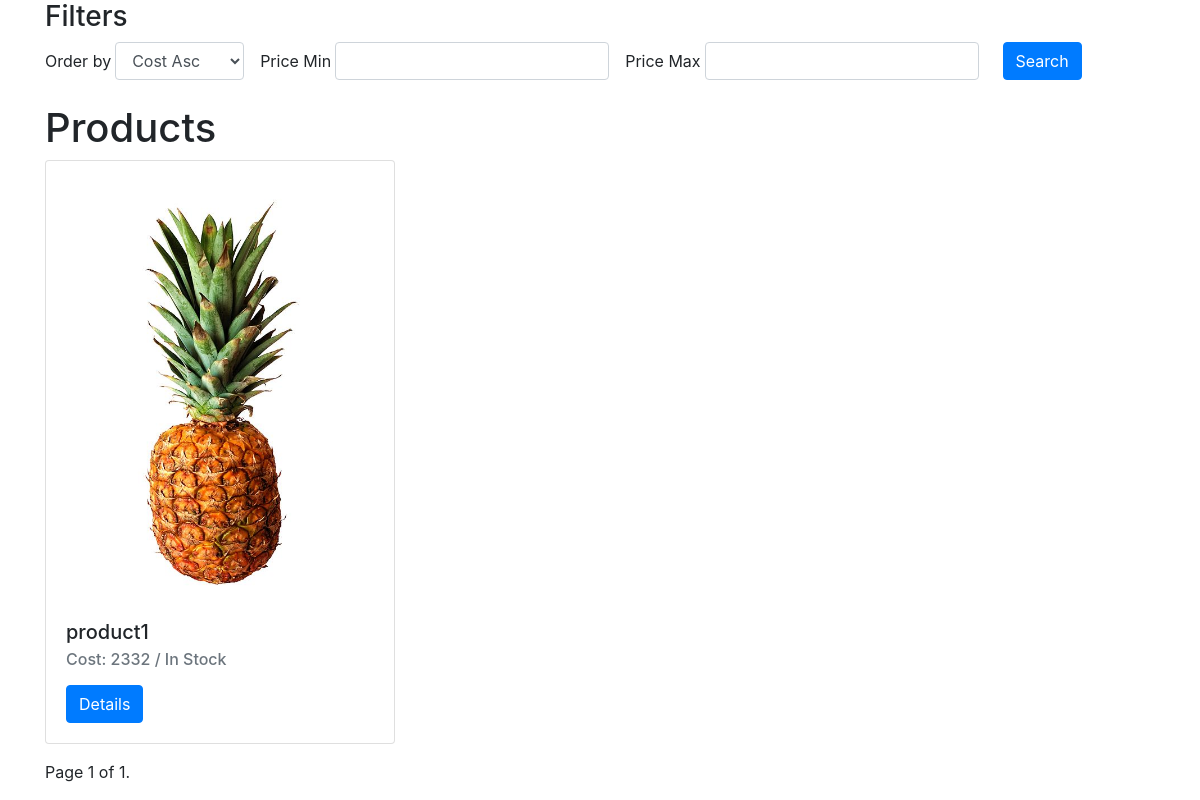
Before: /?page=2 with the older database file.
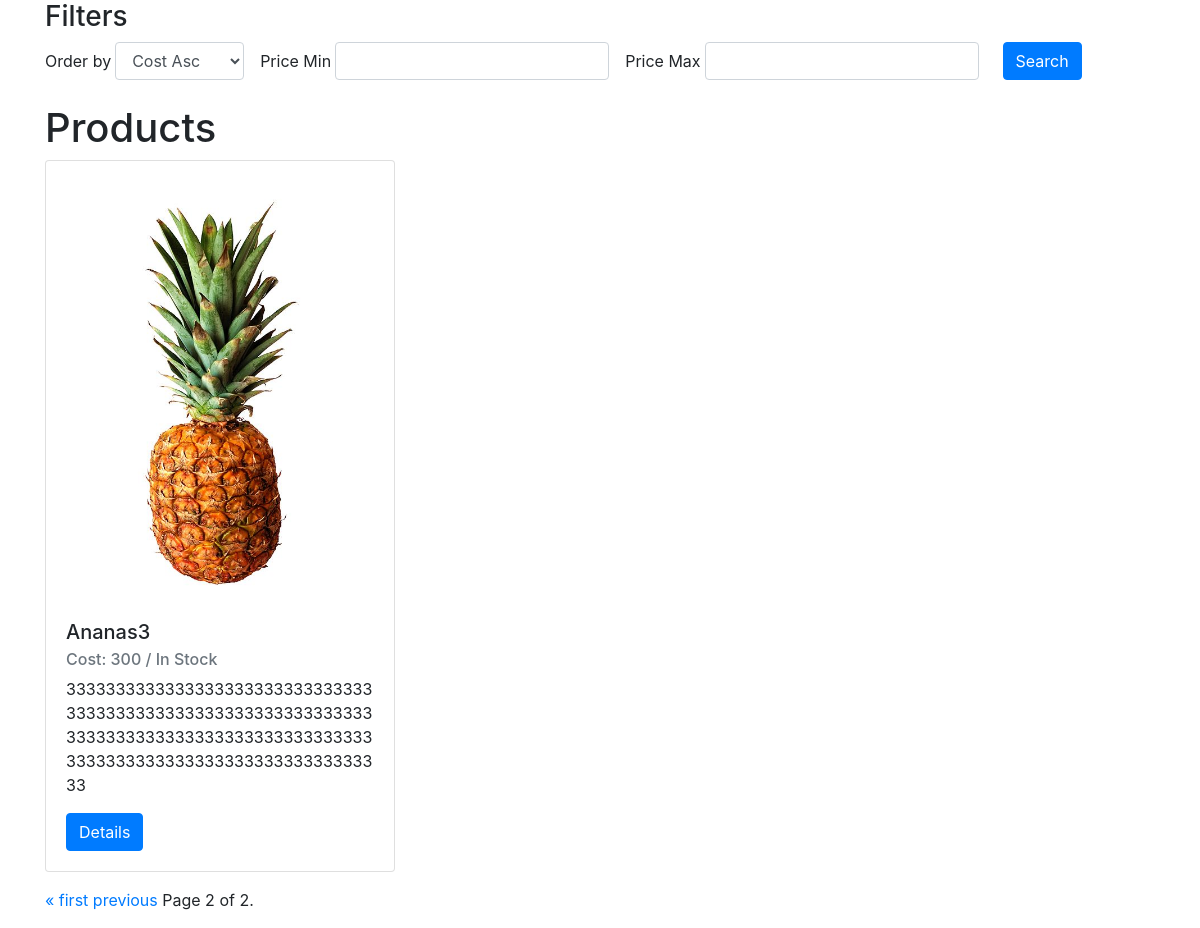
After: the same page with the newer database file.
### shop/models.py (models this page shows)
class Product(models.Model):
    title = models.CharField(max_length=200)
    cost = models.IntegerField()
    image = models.ImageField(null=True, blank=True)
    status = models.CharField(
        max_length=100, choices=STATUS_CHOICES, default="IN_STOCK"
    )
    description = models.TextField(default="")

### shop/views.py (the view, shortened to what this page needs)
# urls.py: path('', products_view, name='products_view'),
def products_view(request):
    products = Product.objects.all()
    filters_form = ProductFiltersForm(request.GET)
    if filters_form.is_valid():
        if filters_form.cleaned_data["cost__gt"]:
            products = products.filter(cost__gt=filters_form.cleaned_data["cost__gt"])
        if filters_form.cleaned_data["cost__lt"]:
            products = products.filter(cost__lt=filters_form.cleaned_data["cost__lt"])
    paginator = Paginator(products, 2)
    page_number = request.GET.get('page')
    products = paginator.get_page(page_number)
    return render(
        request,
        "products/list.html",
        {"products": products, "filters_form": filters_form},
    )

### shop/forms.py
class ProductFiltersForm(forms.Form):
    order_by = forms.ChoiceField(
        choices=ORDER_BY_CHOICES,
        widget=forms.Select(attrs={"class": "ml-1 mr-3"}),
        required=False,
    )
    cost__gt = forms.IntegerField(
        min_value=0,
        label="Price Min",
        widget=forms.TextInput(attrs={"class": "ml-1 mr-3"}),
        required=False,
    )
    cost__lt = forms.IntegerField(
        min_value=0,
        label="Price Max",
        widget=forms.TextInput(attrs={"class": "ml-1 mr-3"}),
        required=False,
    )

### templates/products/list.html (shortened to what this page needs)
{% extends "base.html" %}
{% load static crispy_forms_tags %}
{% block content %}
    <div id="products">
        <div class="filters-form mb-4">
            <h3>Filters</h3>
            <form class="form-inline">
                {{ filters_form|crispy }}
                <button type="submit" class="save btn btn-primary mx-2">Search</button>
            </form>
        </div>
        <div class="products">
            <h1>Products</h1>
            <div class="row">
                {% for product in products %}
                    <div class="col-4">
                        {% include "products/item.html" %}
                    </div>
                {% endfor %}
            </div>
        </div>
        <div class="pagination my-3">
        <span class="step-links">
          {% if products.has_previous %}
              <a href="?page=1">&laquo; first</a>
              <a href="?page={{ products.previous_page_number }}">previous</a>
          {% endif %}
            <span class="current">
                Page {{ products.number }} of {{ products.paginator.num_pages }}.
            </span>
          </span>
        </div>
    </div>
{% endblock %}

### templates/base.html (shortened to what this page needs)
<!DOCTYPE html>
<html lang="en">
<head>
    <link rel="stylesheet" href="https://cdn.jsdelivr.net/npm/bootstrap@4.6.0/dist/css/bootstrap.min.css"
>
</head>
<body>
<div class="container">
    {% block content %}{% endblock %}
</div>
</body>
</html>

### templates/products/item.html
<div class="card">
    <div class="card-body">
        <img class="card-img-top mb-2" src="{{ product.image.url }}" alt="{{ product.title }}">
        <h5 class="card-title">{{ product.title }}</h5>
        <h6 class="card-subtitle mb-2 text-muted">Cost: {{ product.cost }} / {{ product.get_status_display }}</h6>
        <p class="card-text">{{ product.description }}</p>
        <a href="#" class="btn btn-primary">Details</a>
    </div>
</div>

Changed rows visible on the page:
no longer on this page (row edited): Product: image (picture), title "product1", cost "2332", status "In Stock"
added Product: image (picture), title "Ananas3", cost "300", status "In Stock", description "333333333333333333333333333333333333333333333333333333333333333333333333333333333333333333333333333333333333333333333333333333"
Other visible differences:
{{ products.number }}: "1" → "2"
{{ products.paginator.num_pages }}: "1" → "2"
text now shown: "« first previous"
